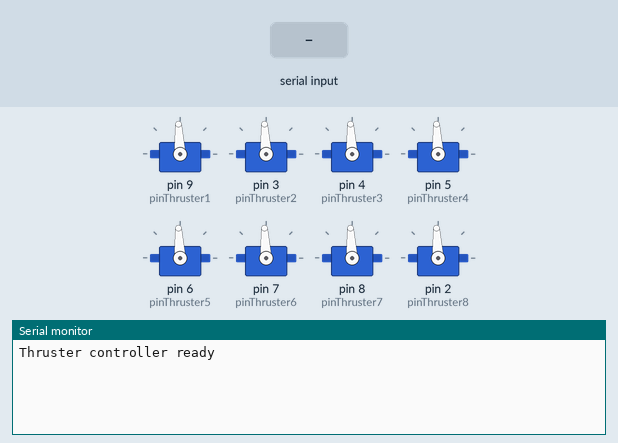
The sketch below on a simulated Arduino Uno, built with avr-gcc and run on an emulated ATmega328P. On the bench: 8 × servo, the last lines printed to the serial monitor. Inputs (shaded band) come from the test bench.

Above: at 3.2 s.
3.3 s: "90,45,200\n" received over Serial
At 4.3 s:
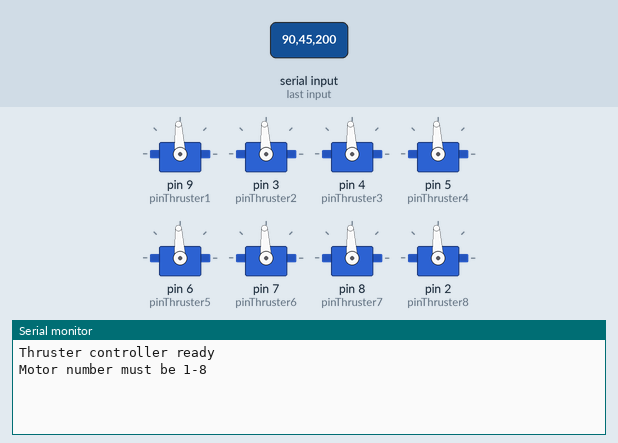
4.8 s: "1\n" received over Serial
At 5.2 s:
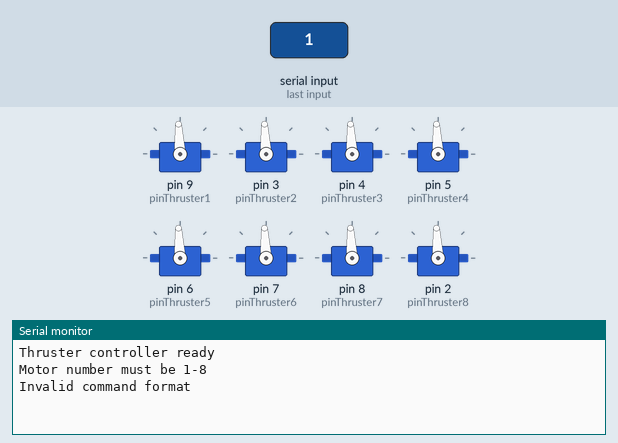
6.3 s: "1,90\n" received over Serial
At 7.6 s:
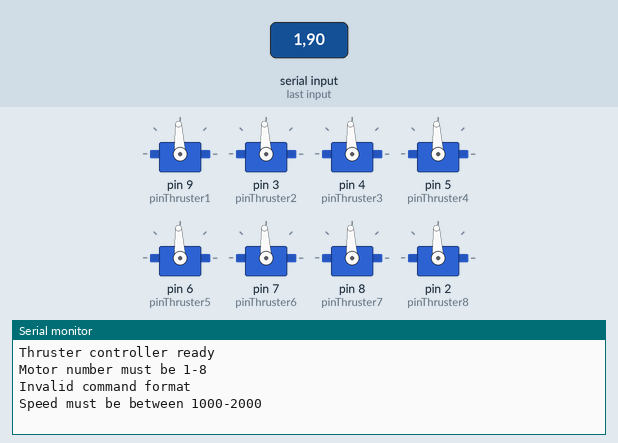

The sketch:

Testing6.ino
```cpp
#include <Servo.h>

Servo thruster1;
Servo thruster2;
Servo thruster3;
Servo thruster4;
Servo thruster5;
Servo thruster6;
Servo thruster7;
Servo thruster8;

int pinThruster1 = 9;
int pinThruster2 = 3;
int pinThruster3 = 4;
int pinThruster4 = 5;
int pinThruster5 = 6;
int pinThruster6 = 7;
int pinThruster7 = 8;
int pinThruster8 = 2;

void setup() {
  Serial.begin(9600);

  // Initialize all thrusters
  thruster1.attach(pinThruster1);
  thruster2.attach(pinThruster2);
  thruster3.attach(pinThruster3);
  thruster4.attach(pinThruster4);
  thruster5.attach(pinThruster5);
  thruster6.attach(pinThruster6);
  thruster7.attach(pinThruster7);
  thruster8.attach(pinThruster8);

  // Set all to neutral position
  thruster1.writeMicroseconds(1500);
  thruster2.writeMicroseconds(1500);
  thruster3.writeMicroseconds(1500);
  thruster4.writeMicroseconds(1500);
  thruster5.writeMicroseconds(1500);
  thruster6.writeMicroseconds(1500);
  thruster7.writeMicroseconds(1500);
  thruster8.writeMicroseconds(1500);

  delay(2000); // Wait for ESCs to initialize
  Serial.println("Thruster controller ready");
}

void loop() {
  if (Serial.available() > 0) {
    String command = Serial.readStringUntil('\n');
    command.trim();

    if (command.length() > 0) {
      processCommand(command);
    }
  }
}

void setThrusterSpeed(int motorNum, int speed) {
  switch(motorNum) {
    case 1: thruster1.writeMicroseconds(speed); break;
    case 2: thruster2.writeMicroseconds(speed); break;
    case 3: thruster3.writeMicroseconds(speed); break;
    case 4: thruster4.writeMicroseconds(speed); break;
    case 5: thruster5.writeMicroseconds(speed); break;
    case 6: thruster6.writeMicroseconds(speed); break;
    case 7: thruster7.writeMicroseconds(speed); break;
    case 8: thruster8.writeMicroseconds(speed); break;
  }
}

void processCommand(String command) {
  // Expected format: "motorNumber,speed" or "motorNumber,speed,duration"
  int firstComma = command.indexOf(',');

  if (firstComma > 0) {
    int motorNum = command.substring(0, firstComma).toInt();

    int secondComma = command.indexOf(',', firstComma + 1);
    int speed;
    unsigned long duration = 0;

    if (secondComma > 0) {
      // Format: motorNumber,speed,duration
      speed = command.substring(firstComma + 1, secondComma).toInt();
      duration = command.substring(secondComma + 1).toInt() * 1000; // Convert to milliseconds
    } else {
      // Format: motorNumber,speed
      speed = command.substring(firstComma + 1).toInt();
    }

    if (motorNum >= 1 && motorNum <= 8) {
      if (speed >= 1000 && speed <= 2000) {
        setThrusterSpeed(motorNum, speed);
        Serial.print("Motor ");
        Serial.print(motorNum);
        Serial.print(" set to ");
        Serial.print(speed);

        if (duration > 0) {
          Serial.print(" for ");
          Serial.print(duration / 1000);
          Serial.println(" seconds");

          delay(duration);

          setThrusterSpeed(motorNum, 1500); // Return to neutral
          Serial.print("Motor ");
          Serial.print(motorNum);
          Serial.println(" returned to neutral");
        } else {
          Serial.println();
        }
      } else {
        Serial.println("Speed must be between 1000-2000");
      }
    } else {
      Serial.println("Motor number must be 1-8");
    }
  } else {
    Serial.println("Invalid command format");
  }
}
```

Measured:
- after the input at 3.3 s, the serial monitor: prints a new line at once (image 1)
- after the input at 4.8 s, the serial monitor: prints a new line at once (image 2)
- after the input at 6.3 s, the serial monitor: prints a new line at once (image 3)
